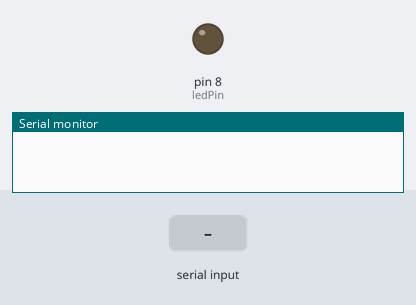
A sketch run on a simulated Arduino Uno, built with avr-gcc and run on an emulated ATmega328P. On the bench: output pins drawn as LEDs (lit = HIGH), the last lines printed to the serial monitor. Inputs (shaded band) come from the test bench. Not simulated (calls return 0 or success): arduino_secrets.h.

Above: at 1.2 s.
1.3 s: "1" received over the second serial link
At 2.5 s:
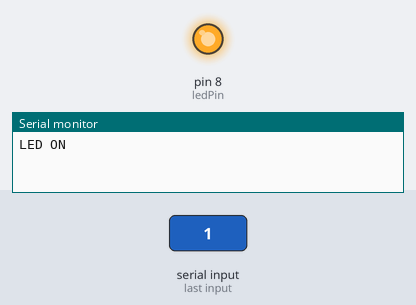
2.8 s: "0" received over the second serial link
At 3.8 s:
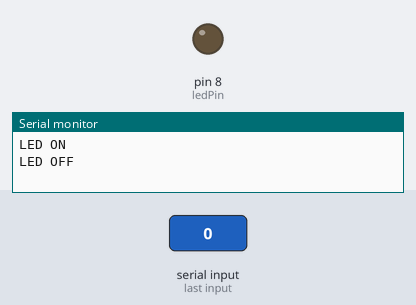
Timing chart, 0 to 5.8 s (numbered marks = the images above; inputs shaded):
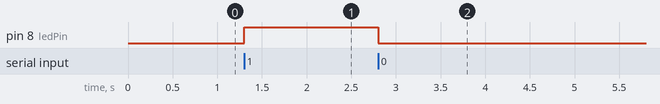

Measured:
- after the input at 1.3 s, pin 8 (ledPin): LOW → HIGH at once
- after the input at 2.8 s, pin 8 (ledPin): HIGH → LOW at once

The sketch:

Bluetooth-Controlled_LED_Smartphone.ino
```cpp
#include "arduino_secrets.h"

#include <SoftwareSerial.h>

SoftwareSerial BTSerial(2, 3); // RX, TX

const int ledPin = 8;

void setup() {
  pinMode(ledPin, OUTPUT);
  BTSerial.begin(9600); // Bluetooth module baud rate
  Serial.begin(9600); // Monitor serial output
}

void loop() {
  if (BTSerial.available()) {
    char command = BTSerial.read();

    if (command == '1') {
      digitalWrite(ledPin, HIGH); // Turn LED on
      Serial.println("LED ON");
    }
    else if (command == '0') {
      digitalWrite(ledPin, LOW); // Turn LED off
      Serial.println("LED OFF");
    }
  }
}
```
